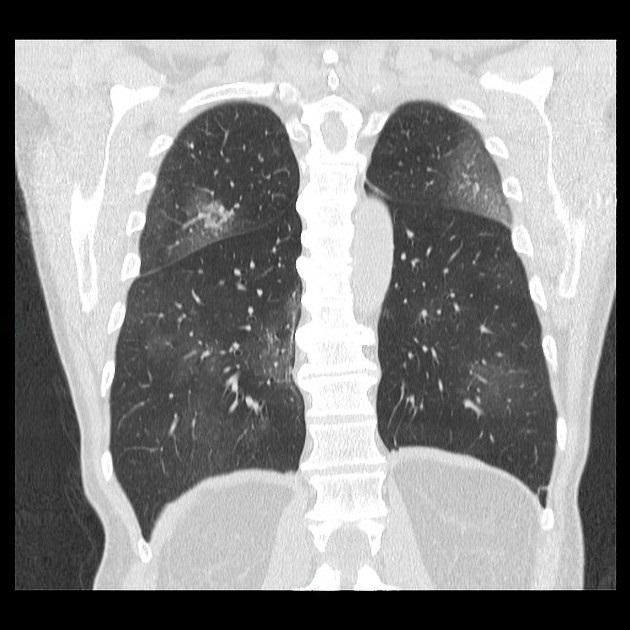
%> input picture Patient008.jpg, 630 x 630 px
$ octave --eval "result = createmask(rgb2gray(imread('Patient008.jpg')));"   (GNU Octave 9; MATLAB toolbox functions it lacks are replaced by stand-ins)
%> lines starting %> are read from the running program, lines starting %| are printed output that depends on the picture; in (x1, y1, x2, y2) boxes, pixels count from 0 and x2, y2 are one past the last pixel; in counts of white or black regions, pixels touching at a corner belong together; the program's own positions count from 1
function[mask] = createmask(I)

% I = imread('Patient008.jpg');
% I = rgb2gray(I);

I=medfilt2(I);

threshold = graythresh(I);
%> threshold = 0.529
IBinary = imbinarize(I, threshold);
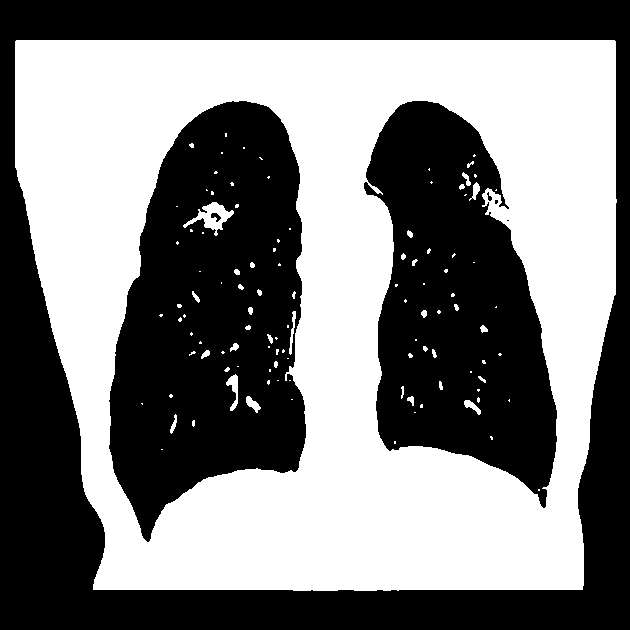
%> IBinary: size 630x630 logical; 48.7% white; 110 white regions (75 under 20 px), largest, box (x1, y1, x2, y2) and area: (15, 40, 617, 591) 190716, (183, 202, 234, 236) 635, (226, 374, 238, 411) 205

%imshow(IBinary)

ISmooth = medfilt2(IBinary);        %Using a median filter to smooth the binary image
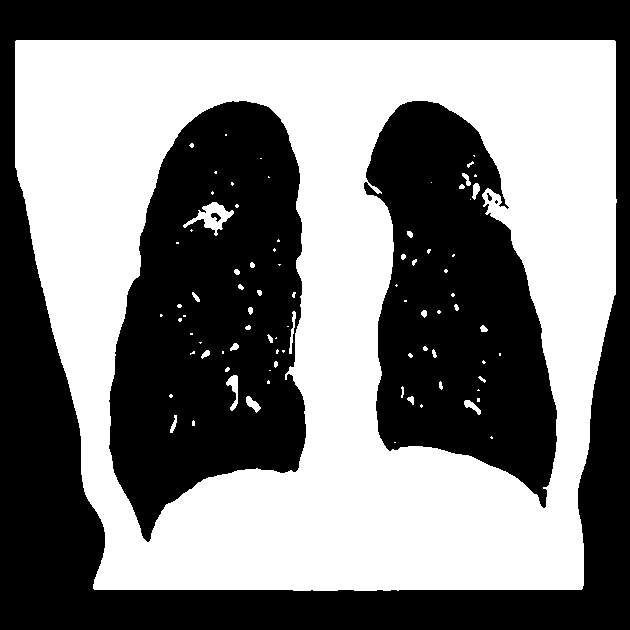
%> ISmooth: size 630x630 logical; 48.7% white; 84 white regions (51 under 20 px), largest, box (x1, y1, x2, y2) and area: (15, 40, 617, 591) 190716, (183, 202, 234, 236) 639, (226, 375, 238, 411) 204

%imshow(ISmooth)

[~, threshold] = edge(ISmooth, 'sobel');
%> threshold = 0.171
fudgefactor = 0.2;    %the closer to 1, the fewer lines appear.  The closer to 0, the more
BinaryEdge = edge(ISmooth, 'sobel', threshold * fudgefactor);
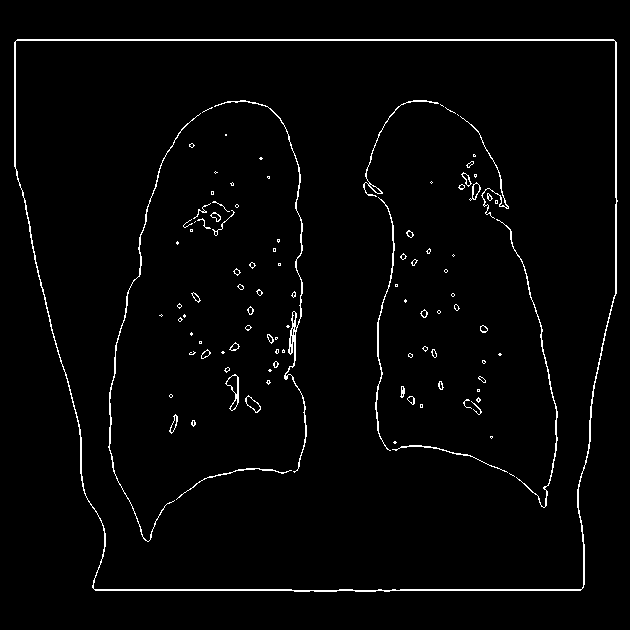
%> BinaryEdge: size 630x630 logical; 2.3% white in thin lines or dots, all inside (x1, y1, x2, y2) = (14, 39, 618, 592)
% imshow(BinaryEdge)

structure90 = strel('line', 2, 90);     %structure('type', thickness, angle)
structure00 = strel('line', 2, 0);      %structure('type', thickness, angle)

MaskDilate = imdilate(BinaryEdge, [structure90, structure00]);      %dilate using the line structures as guides
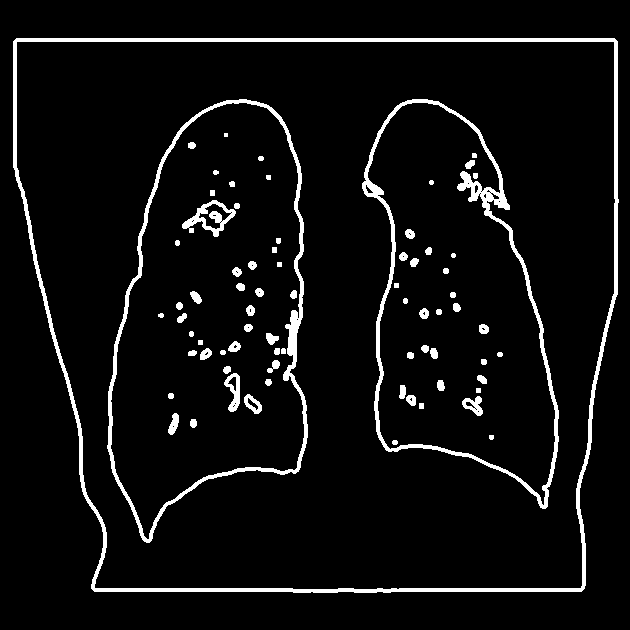
%> MaskDilate: size 630x630 logical; 5.8% white; 75 white regions (1 under 20 px), largest, box (x1, y1, x2, y2) and area: (13, 38, 619, 593) 8752, (362, 99, 559, 509) 4865, (107, 99, 308, 543) 4595
% imshow(MaskDilate)

Isize = size(MaskDilate);
%> Isize = [630 630]
TotalSize = Isize(1) * Isize(2);
%> TotalSize = 396900
opened = bwareaopen(MaskDilate, floor(TotalSize/200));      %opening the area, removing any shapes with fewer than size/200 pixels
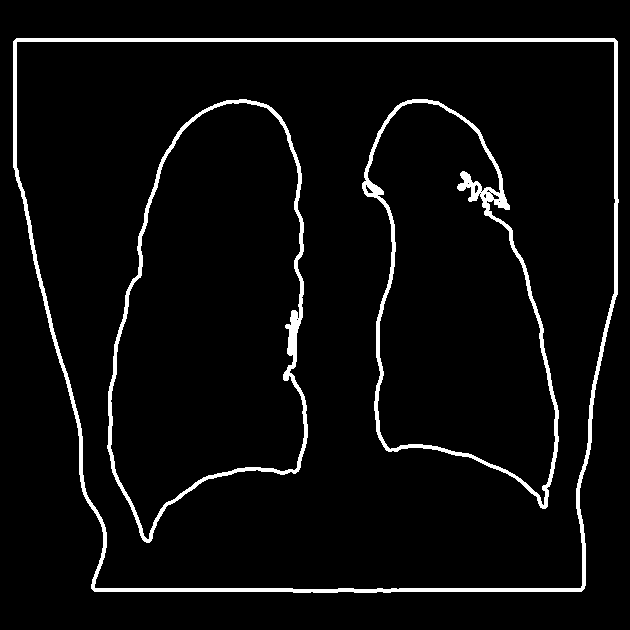
%> opened: size 630x630 logical; 4.6% white; 3 white regions, box (x1, y1, x2, y2) and area: (13, 38, 619, 593) 8752, (362, 99, 559, 509) 4865, (107, 99, 308, 543) 4595
% imshow(opened)

EdgeFill = imfill(opened, 'holes');       %fill in the holes  in the image
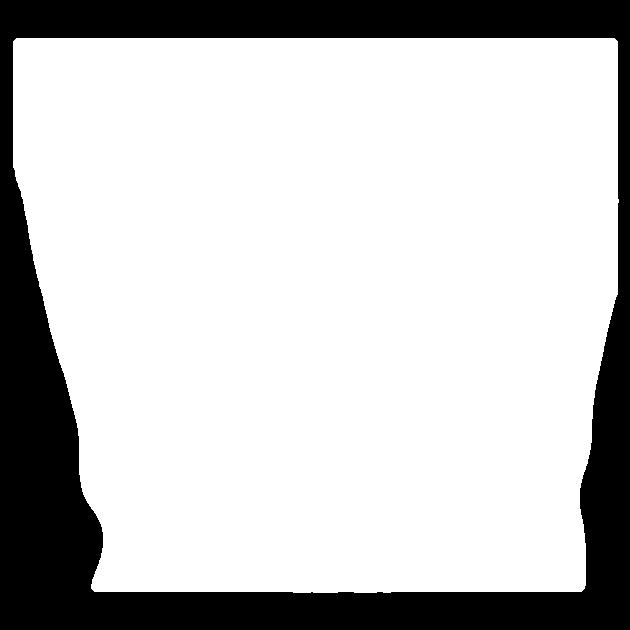
%> EdgeFill: size 630x630 logical; 77.4% white; 1 black region, box (x1, y1, x2, y2) and area: (0, 0, 630, 630) 89816
% imshow(EdgeFill)

ClearedEdge = imclearborder(EdgeFill);      %remove any shapes touching the edges of the image.  The lung should be centered so this should never remove the lungs
% imshow(ClearedEdge)

mask = uint8(ClearedEdge);

end

$ run again, on Patient001.jpg
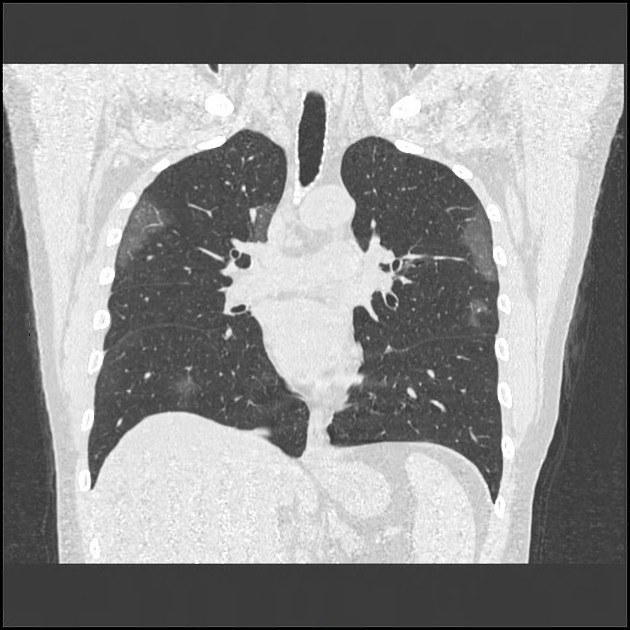
%> input picture Patient001.jpg, 630 x 630 px
%> in createmask, `threshold = graythresh(I);`: threshold = 0.573
%> in createmask, `IBinary = imbinarize(I, threshold);`:
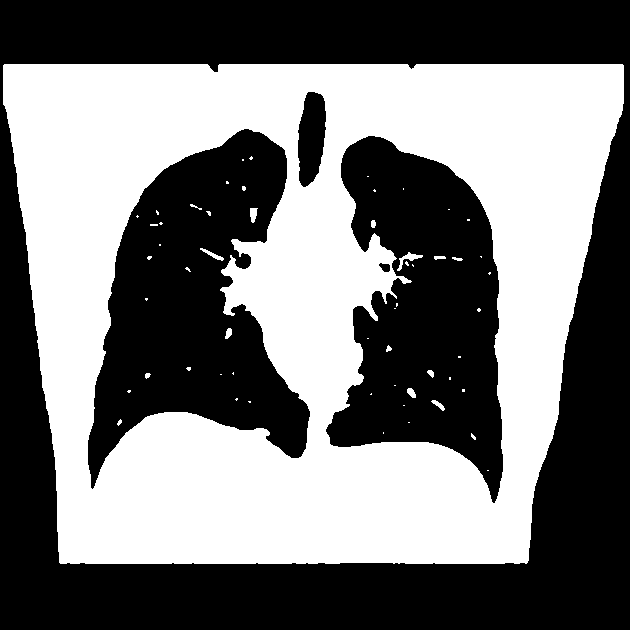
%> IBinary: size 630x630 logical; 46.9% white; 57 white regions (42 under 20 px), largest, box (x1, y1, x2, y2) and area: (3, 64, 624, 564) 184991, (397, 252, 423, 271) 139, (200, 248, 224, 261) 89
%> ISmooth: size 630x630 logical; 46.8% white; 41 white regions (28 under 20 px), largest, box (x1, y1, x2, y2) and area: (3, 64, 624, 564) 184982, (397, 252, 423, 271) 135, (201, 248, 224, 261) 87
%> in createmask, `[~, threshold] = edge(ISmooth, 'sobel');`: threshold = 0.162
%> BinaryEdge: size 630x630 logical; 2% white in thin lines or dots, all inside (x1, y1, x2, y2) = (2, 63, 625, 565)
%> MaskDilate: size 630x630 logical; 5.2% white; 40 white regions (1 under 20 px), largest, box (x1, y1, x2, y2) and area: (1, 62, 626, 566) 8366, (324, 134, 505, 504) 4902, (86, 127, 312, 490) 4725
%> in createmask, `EdgeFill = imfill(opened, 'holes');`:
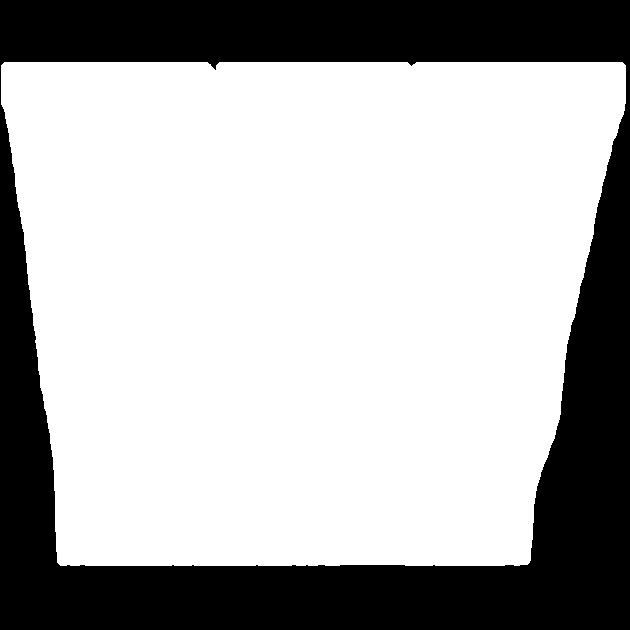
%> EdgeFill: size 630x630 logical; 69.2% white; 1 black region, box (x1, y1, x2, y2) and area: (0, 0, 630, 630) 122170

$ run again, on Patient002.jpg
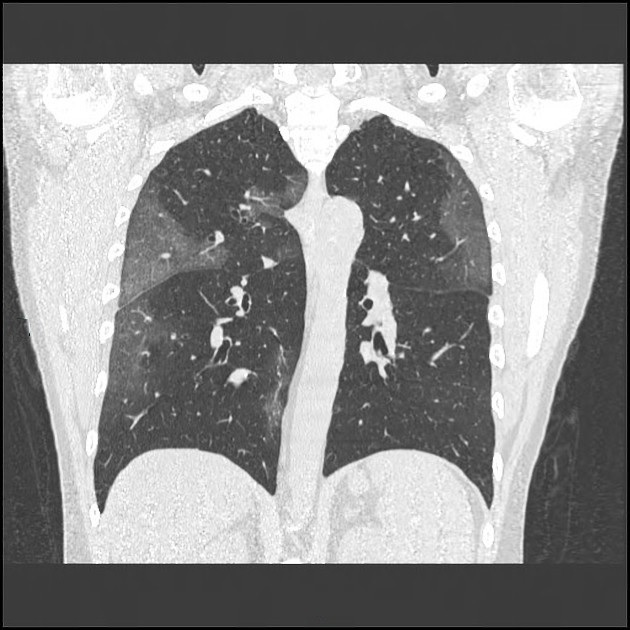
%> input picture Patient002.jpg, 630 x 630 px
%> in createmask, `threshold = graythresh(I);`: threshold = 0.584
%> in createmask, `IBinary = imbinarize(I, threshold);`:
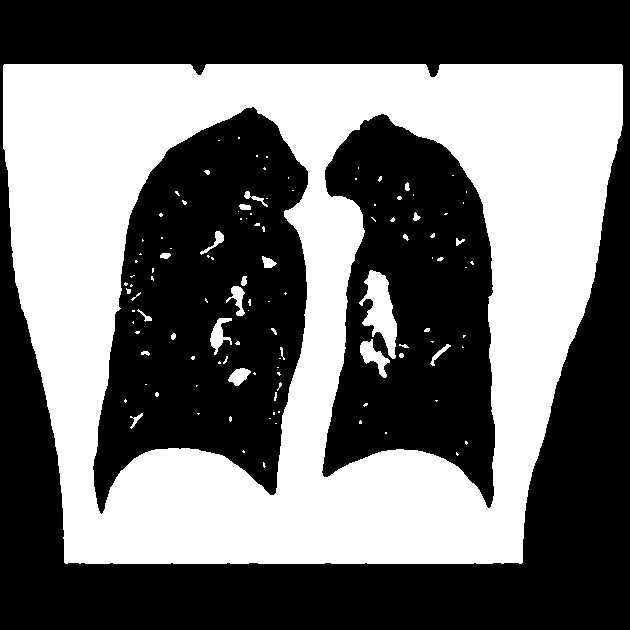
%> IBinary: size 630x630 logical; 43.3% white; 114 white regions (84 under 20 px), largest, box (x1, y1, x2, y2) and area: (3, 64, 623, 564) 166989, (359, 270, 397, 359) 1691, (360, 339, 390, 378) 487
%> ISmooth: size 630x630 logical; 43.2% white; 77 white regions (52 under 20 px), largest, box (x1, y1, x2, y2) and area: (3, 64, 623, 564) 166988, (359, 270, 397, 359) 1688, (360, 340, 390, 378) 482
%> in createmask, `[~, threshold] = edge(ISmooth, 'sobel');`: threshold = 0.17
%> BinaryEdge: size 630x630 logical; 2.2% white in thin lines or dots, all inside (x1, y1, x2, y2) = (2, 63, 624, 565)
%> MaskDilate: size 630x630 logical; 5.8% white; 64 white regions (2 under 20 px), largest, box (x1, y1, x2, y2) and area: (1, 62, 625, 566) 8390, (91, 106, 310, 515) 4466, (321, 112, 497, 509) 4133
%> in createmask, `EdgeFill = imfill(opened, 'holes');`:
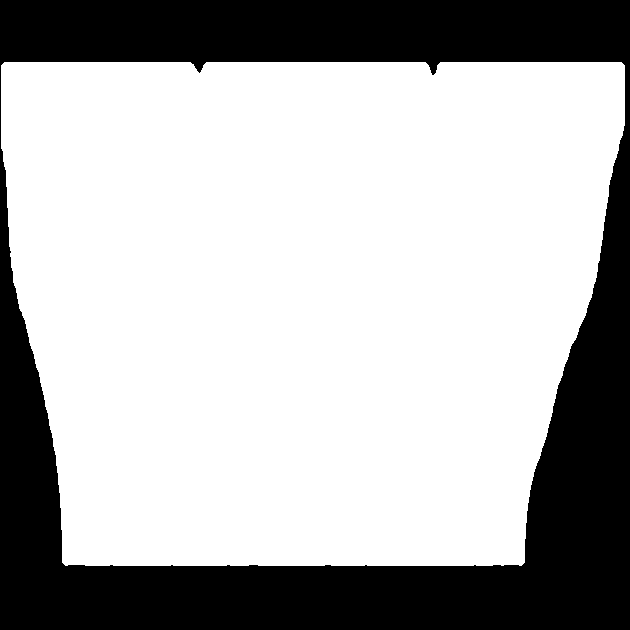
%> EdgeFill: size 630x630 logical; 69.9% white; 1 black region, box (x1, y1, x2, y2) and area: (0, 0, 630, 630) 119528

$ run again, on Patient003.jpg
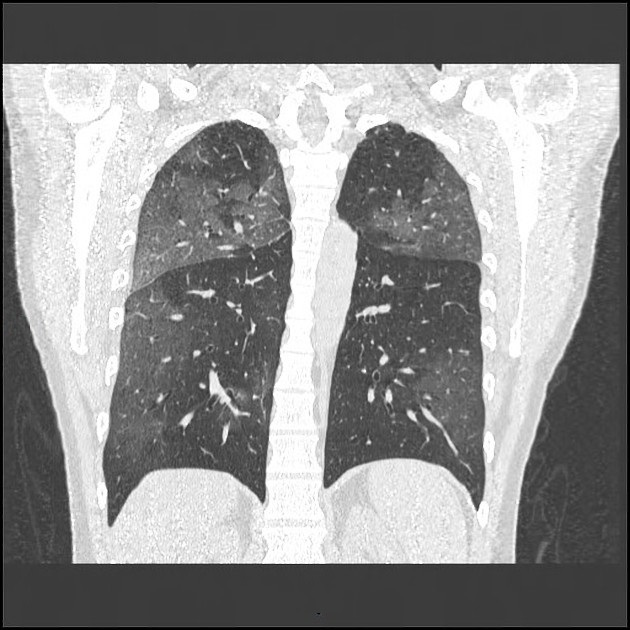
%> input picture Patient003.jpg, 630 x 630 px
%> in createmask, `threshold = graythresh(I);`: threshold = 0.596
%> in createmask, `IBinary = imbinarize(I, threshold);`:
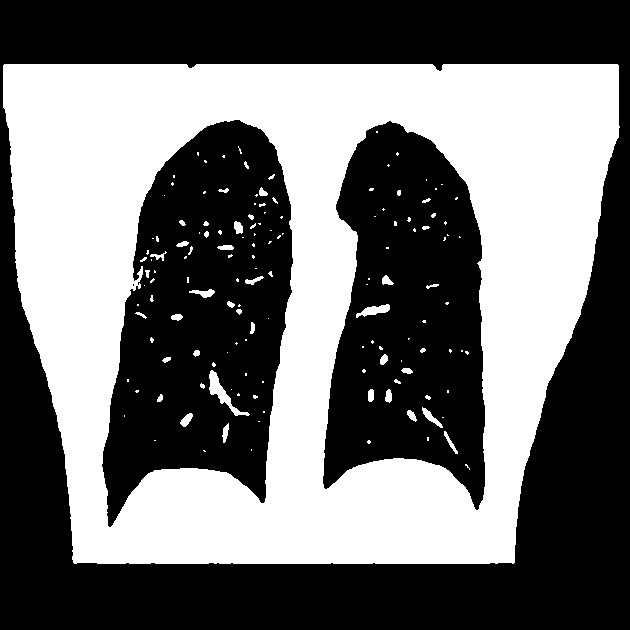
%> IBinary: size 630x630 logical; 43.7% white; 144 white regions (99 under 20 px), largest, box (x1, y1, x2, y2) and area: (3, 64, 620, 564) 169942, (209, 370, 250, 416) 457, (356, 304, 390, 318) 233
%> ISmooth: size 630x630 logical; 43.6% white; 106 white regions (64 under 20 px), largest, box (x1, y1, x2, y2) and area: (3, 64, 620, 564) 169945, (209, 370, 249, 416) 457, (356, 304, 390, 318) 231
%> in createmask, `[~, threshold] = edge(ISmooth, 'sobel');`: threshold = 0.171
%> BinaryEdge: size 630x630 logical; 2.3% white in thin lines or dots, all inside (x1, y1, x2, y2) = (2, 63, 620, 565)
%> MaskDilate: size 630x630 logical; 5.9% white; 98 white regions (3 under 20 px), largest, box (x1, y1, x2, y2) and area: (1, 62, 621, 566) 8226, (100, 118, 295, 528) 4431, (321, 120, 487, 511) 3982
%> in createmask, `EdgeFill = imfill(opened, 'holes');`:
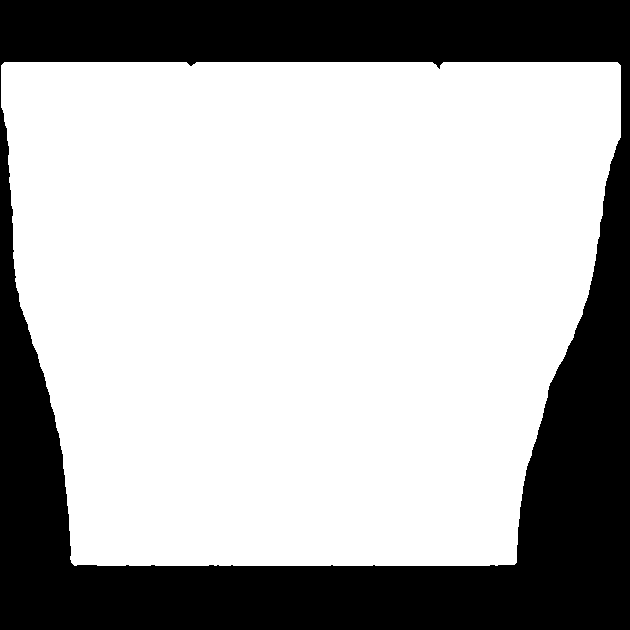
%> EdgeFill: size 630x630 logical; 68.6% white; 1 black region, box (x1, y1, x2, y2) and area: (0, 0, 630, 630) 124444
